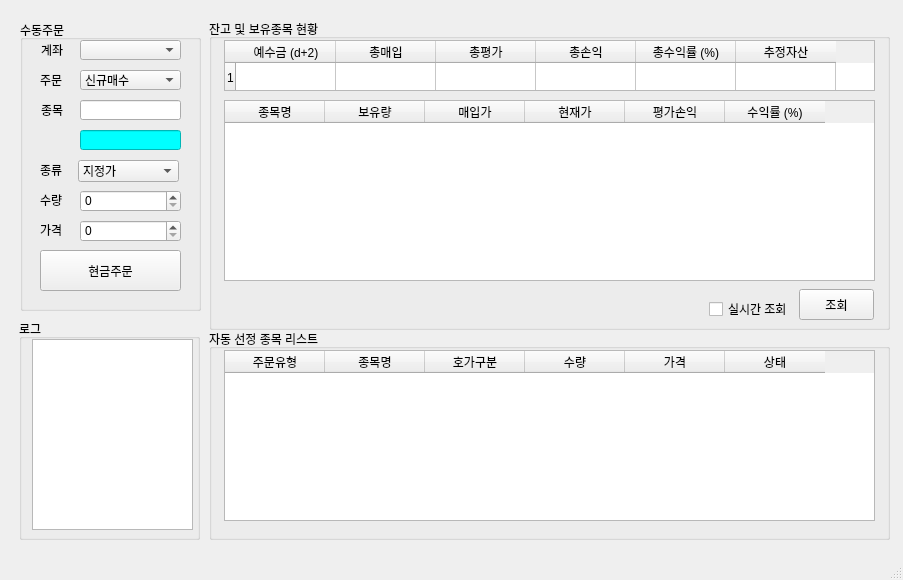
<?xml version="1.0" encoding="UTF-8"?>
<ui version="4.0">
 <class>MainWindow</class>
 <widget class="QMainWindow" name="MainWindow">
  <property name="geometry">
   <rect>
    <x>0</x>
    <y>0</y>
    <width>903</width>
    <height>580</height>
   </rect>
  </property>
  <property name="windowTitle">
   <string>PyTrader v0.5</string>
  </property>
  <widget class="QWidget" name="centralwidget">
   <widget class="QGroupBox" name="groupBox">
    <property name="geometry">
     <rect>
      <x>20</x>
      <y>20</y>
      <width>181</width>
      <height>291</height>
     </rect>
    </property>
    <property name="title">
     <string>수동주문</string>
    </property>
    <widget class="QComboBox" name="comboBox_3">
     <property name="geometry">
      <rect>
       <x>58</x>
       <y>140</y>
       <width>101</width>
       <height>22</height>
      </rect>
     </property>
     <item>
      <property name="text">
       <string>지정가</string>
      </property>
     </item>
     <item>
      <property name="text">
       <string>시장가</string>
      </property>
     </item>
    </widget>
    <widget class="QLabel" name="label_6">
     <property name="geometry">
      <rect>
       <x>20</x>
       <y>200</y>
       <width>31</width>
       <height>20</height>
      </rect>
     </property>
     <property name="text">
      <string>가격</string>
     </property>
    </widget>
    <widget class="QLabel" name="label_5">
     <property name="geometry">
      <rect>
       <x>20</x>
       <y>170</y>
       <width>31</width>
       <height>20</height>
      </rect>
     </property>
     <property name="text">
      <string>수량</string>
     </property>
    </widget>
    <widget class="QLabel" name="label_4">
     <property name="geometry">
      <rect>
       <x>20</x>
       <y>140</y>
       <width>31</width>
       <height>20</height>
      </rect>
     </property>
     <property name="text">
      <string>종류</string>
     </property>
    </widget>
    <widget class="QLineEdit" name="lineEdit_2">
     <property name="geometry">
      <rect>
       <x>60</x>
       <y>110</y>
       <width>101</width>
       <height>20</height>
      </rect>
     </property>
     <property name="styleSheet">
      <string notr="true">background-color: rgb(0, 255, 255);</string>
     </property>
    </widget>
    <widget class="QSpinBox" name="qtySpinBox">
     <property name="geometry">
      <rect>
       <x>60</x>
       <y>170</y>
       <width>101</width>
       <height>22</height>
      </rect>
     </property>
     <property name="maximum">
      <number>100</number>
     </property>
    </widget>
    <widget class="QSpinBox" name="priceSpinBox">
     <property name="geometry">
      <rect>
       <x>60</x>
       <y>200</y>
       <width>101</width>
       <height>22</height>
      </rect>
     </property>
     <property name="maximum">
      <number>5000</number>
     </property>
     <property name="singleStep">
      <number>50</number>
     </property>
    </widget>
    <widget class="QPushButton" name="orderBtn">
     <property name="geometry">
      <rect>
       <x>20</x>
       <y>230</y>
       <width>141</width>
       <height>41</height>
      </rect>
     </property>
     <property name="text">
      <string>현금주문</string>
     </property>
    </widget>
    <widget class="QLineEdit" name="codeLineEdit">
     <property name="geometry">
      <rect>
       <x>60</x>
       <y>80</y>
       <width>101</width>
       <height>20</height>
      </rect>
     </property>
    </widget>
    <widget class="QLabel" name="label_3">
     <property name="geometry">
      <rect>
       <x>21</x>
       <y>80</y>
       <width>31</width>
       <height>20</height>
      </rect>
     </property>
     <property name="text">
      <string>종목</string>
     </property>
    </widget>
    <widget class="QLabel" name="label_2">
     <property name="geometry">
      <rect>
       <x>20</x>
       <y>50</y>
       <width>31</width>
       <height>20</height>
      </rect>
     </property>
     <property name="text">
      <string>주문</string>
     </property>
    </widget>
    <widget class="QComboBox" name="orderTypeComboBox">
     <property name="geometry">
      <rect>
       <x>60</x>
       <y>50</y>
       <width>101</width>
       <height>20</height>
      </rect>
     </property>
     <item>
      <property name="text">
       <string>신규매수</string>
      </property>
     </item>
     <item>
      <property name="text">
       <string>신규매도</string>
      </property>
     </item>
     <item>
      <property name="text">
       <string>매수취소</string>
      </property>
     </item>
     <item>
      <property name="text">
       <string>매도취소</string>
      </property>
     </item>
    </widget>
    <widget class="QComboBox" name="accountComboBox">
     <property name="geometry">
      <rect>
       <x>60</x>
       <y>20</y>
       <width>101</width>
       <height>20</height>
      </rect>
     </property>
    </widget>
    <widget class="QLabel" name="label">
     <property name="geometry">
      <rect>
       <x>21</x>
       <y>20</y>
       <width>31</width>
       <height>20</height>
      </rect>
     </property>
     <property name="text">
      <string>계좌</string>
     </property>
    </widget>
   </widget>
   <widget class="QGroupBox" name="groupBox_2">
    <property name="geometry">
     <rect>
      <x>209</x>
      <y>19</y>
      <width>681</width>
      <height>311</height>
     </rect>
    </property>
    <property name="title">
     <string>잔고 및 보유종목 현황</string>
    </property>
    <widget class="QTableWidget" name="accountEvaluationTable">
     <property name="geometry">
      <rect>
       <x>15</x>
       <y>21</y>
       <width>651</width>
       <height>51</height>
      </rect>
     </property>
     <property name="rowCount">
      <number>1</number>
     </property>
     <row/>
     <column>
      <property name="text">
       <string>예수금 (d+2)</string>
      </property>
     </column>
     <column>
      <property name="text">
       <string>총매입</string>
      </property>
     </column>
     <column>
      <property name="text">
       <string>총평가</string>
      </property>
     </column>
     <column>
      <property name="text">
       <string>총손익</string>
      </property>
     </column>
     <column>
      <property name="text">
       <string>총수익률 (%)</string>
      </property>
     </column>
     <column>
      <property name="text">
       <string>추정자산</string>
      </property>
     </column>
    </widget>
    <widget class="QTableWidget" name="stocksTable">
     <property name="geometry">
      <rect>
       <x>15</x>
       <y>81</y>
       <width>651</width>
       <height>181</height>
      </rect>
     </property>
     <column>
      <property name="text">
       <string>종목명</string>
      </property>
     </column>
     <column>
      <property name="text">
       <string>보유량</string>
      </property>
     </column>
     <column>
      <property name="text">
       <string>매입가</string>
      </property>
     </column>
     <column>
      <property name="text">
       <string>현재가</string>
      </property>
     </column>
     <column>
      <property name="text">
       <string>평가손익</string>
      </property>
     </column>
     <column>
      <property name="text">
       <string>수익률 (%)</string>
      </property>
     </column>
    </widget>
    <widget class="QCheckBox" name="realtimeCheckBox">
     <property name="geometry">
      <rect>
       <x>500</x>
       <y>280</y>
       <width>81</width>
       <height>20</height>
      </rect>
     </property>
     <property name="text">
      <string>실시간 조회</string>
     </property>
    </widget>
    <widget class="QPushButton" name="inquiryBtn">
     <property name="geometry">
      <rect>
       <x>590</x>
       <y>270</y>
       <width>75</width>
       <height>31</height>
      </rect>
     </property>
     <property name="text">
      <string>조회</string>
     </property>
    </widget>
   </widget>
   <widget class="QGroupBox" name="groupBox_3">
    <property name="geometry">
     <rect>
      <x>209</x>
      <y>329</y>
      <width>681</width>
      <height>211</height>
     </rect>
    </property>
    <property name="title">
     <string>자동 선정 종목 리스트</string>
    </property>
    <widget class="QTableWidget" name="automatedStocksTable">
     <property name="geometry">
      <rect>
       <x>15</x>
       <y>21</y>
       <width>651</width>
       <height>171</height>
      </rect>
     </property>
     <column>
      <property name="text">
       <string>주문유형</string>
      </property>
     </column>
     <column>
      <property name="text">
       <string>종목명</string>
      </property>
     </column>
     <column>
      <property name="text">
       <string>호가구분</string>
      </property>
     </column>
     <column>
      <property name="text">
       <string>수량</string>
      </property>
     </column>
     <column>
      <property name="text">
       <string>가격</string>
      </property>
     </column>
     <column>
      <property name="text">
       <string>상태</string>
      </property>
     </column>
    </widget>
   </widget>
   <widget class="QGroupBox" name="groupBox_4">
    <property name="geometry">
     <rect>
      <x>19</x>
      <y>319</y>
      <width>181</width>
      <height>221</height>
     </rect>
    </property>
    <property name="title">
     <string>로그</string>
    </property>
    <widget class="QTextEdit" name="logTextEdit">
     <property name="geometry">
      <rect>
       <x>13</x>
       <y>20</y>
       <width>161</width>
       <height>191</height>
      </rect>
     </property>
    </widget>
   </widget>
  </widget>
  <widget class="QMenuBar" name="menubar">
   <property name="geometry">
    <rect>
     <x>0</x>
     <y>0</y>
     <width>903</width>
     <height>21</height>
    </rect>
   </property>
  </widget>
  <widget class="QStatusBar" name="statusbar"/>
 </widget>
 <resources/>
 <connections/>
</ui>
